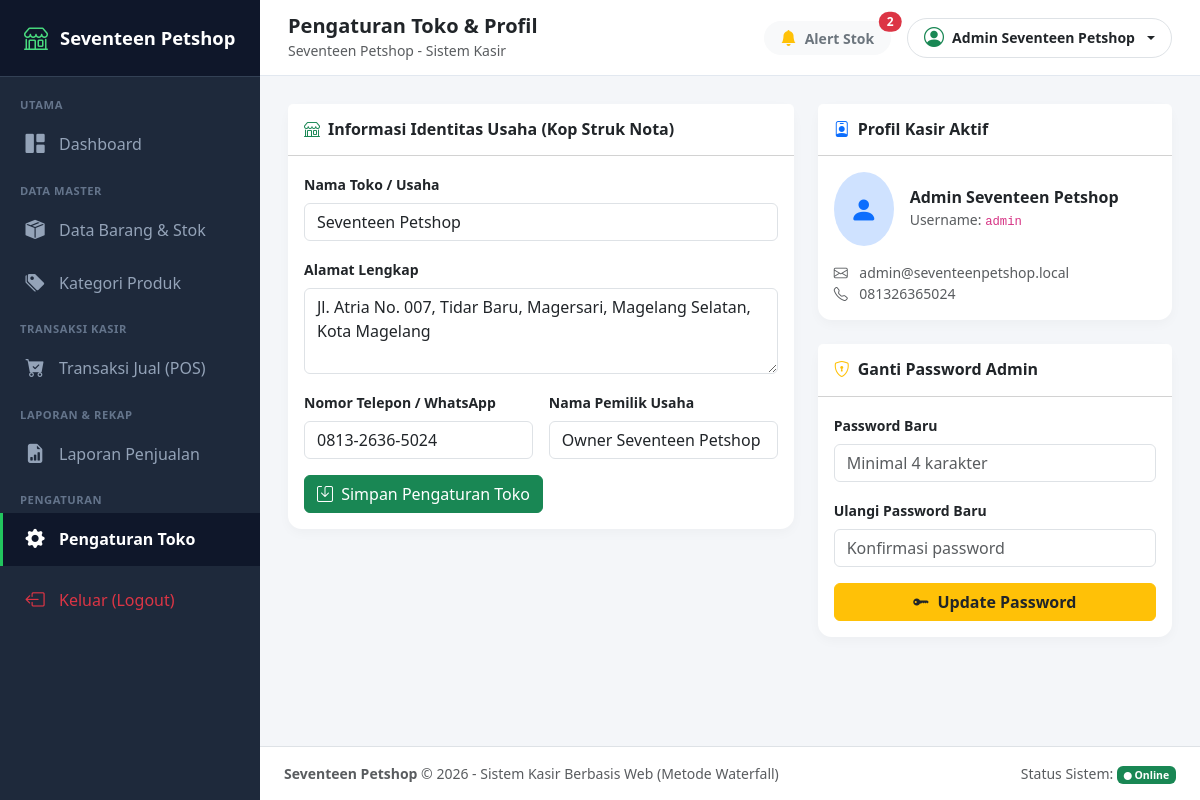
The page /module/toko/index.php (signed in) on the database its author committed.
### tables this page shows
CREATE TABLE `toko` (
  `id_toko` int(11) NOT NULL,
  `nama_toko` varchar(255) NOT NULL,
  `alamat_toko` text NOT NULL,
  `tlp` varchar(50) NOT NULL,
  `nama_pemilik` varchar(255) NOT NULL
);

CREATE TABLE `member` (
  `id_member` int(11) NOT NULL,
  `nm_member` varchar(255) NOT NULL,
  `alamat_member` text NOT NULL,
  `telepon` varchar(25) NOT NULL,
  `email` varchar(100) NOT NULL,
  `gambar` varchar(255) DEFAULT 'default.jpg',
  `NIK` varchar(50) NOT NULL
);

### module/toko/index.php (the view, shortened to what this page needs)
<?php
$pageTitle = 'Pengaturan Toko & Profil';
$activeMenu = 'toko';
require_once __DIR__ . '/../../includes/header.php';
$stmtMember = $pdo->prepare("SELECT * FROM member WHERE id_member = :id");
$stmtMember->execute(['id' => $_SESSION['admin_id_member'] ?? 1]);
$member = $stmtMember->fetch() ?: ['nm_member' => 'Admin Kasir', 'email' => 'admin@petshop.local'];
?>
<div class="row g-4">
    <div class="col-lg-7">
        <div class="card card-custom">
            <div class="card-header bg-white py-3">
                <h6 class="card-title mb-0 fw-bold text-dark"><i class="bi bi-shop text-success me-2"></i>Informasi Identitas Usaha (Kop Struk Nota)</h6>
            </div>
            <div class="card-body">
                <form action="" method="POST">
                    <div class="mb-3">
                        <label class="form-label small fw-semibold">Nama Toko / Usaha</label>
                        <input type="text" name="nama_toko" class="form-control" value="<?= htmlspecialchars($toko['nama_toko']) ?>" required>
                    </div>
                    <div class="mb-3">
                        <label class="form-label small fw-semibold">Alamat Lengkap</label>
                        <textarea name="alamat_toko" class="form-control" rows="3" required><?= htmlspecialchars($toko['alamat_toko']) ?></textarea>
                    </div>
                    <div class="row g-3 mb-3">
                        <div class="col-md-6">
                            <label class="form-label small fw-semibold">Nomor Telepon / WhatsApp</label>
                            <input type="text" name="tlp" class="form-control" value="<?= htmlspecialchars($toko['tlp']) ?>" required>
                        </div>
                        <div class="col-md-6">
                            <label class="form-label small fw-semibold">Nama Pemilik Usaha</label>
                            <input type="text" name="nama_pemilik" class="form-control" value="<?= htmlspecialchars($toko['nama_pemilik']) ?>" required>
                        </div>
                    </div>
                    <button type="submit" class="btn btn-success">
                        <i class="bi bi-save me-1"></i> Simpan Pengaturan Toko
                    </button>
                </form>
            </div>
        </div>
    </div>
    <div class="col-lg-5">
        <div class="card card-custom mb-4">
            <div class="card-header bg-white py-3">
                <h6 class="card-title mb-0 fw-bold text-dark"><i class="bi bi-person-badge text-primary me-2"></i>Profil Kasir Aktif</h6>
            </div>
            <div class="card-body">
                <div class="d-flex align-items-center gap-3 mb-3">
                    <div class="bg-primary-subtle text-primary p-3 rounded-circle fs-3">
                        <i class="bi bi-person-fill"></i>
                    </div>
                    <div>
                        <h6 class="fw-bold mb-0"><?= htmlspecialchars($member['nm_member']) ?></h6>
                        <span class="text-muted small">Username: <code><?= htmlspecialchars($_SESSION['admin_user'] ?? 'admin') ?></code></span>
                    </div>
                </div>
                <div class="small text-muted">
                    <div><i class="bi bi-envelope me-2"></i> <?= htmlspecialchars($member['email']) ?></div>
                    <div><i class="bi bi-telephone me-2"></i> <?= htmlspecialchars($member['telepon'] ?? '-') ?></div>
                </div>
            </div>
        </div>
        <div class="card card-custom">
            <div class="card-header bg-white py-3">
                <h6 class="card-title mb-0 fw-bold text-dark"><i class="bi bi-shield-lock text-warning me-2"></i>Ganti Password Admin</h6>
            </div>
            <div class="card-body">
                <form action="" method="POST">
                    <div class="mb-3">
                        <label class="form-label small fw-semibold">Password Baru</label>
                        <input type="password" name="pass_baru" class="form-control" placeholder="Minimal 4 karakter" required>
                    </div>
                    <div class="mb-3">
                        <label class="form-label small fw-semibold">Ulangi Password Baru</label>
                        <input type="password" name="konfirmasi_pass" class="form-control" placeholder="Konfirmasi password" required>
                    </div>
                    <button type="submit" class="btn btn-warning text-dark fw-bold w-100">
                        <i class="bi bi-key-fill me-1"></i> Update Password
                    </button>
                </form>
            </div>
        </div>
    </div>
</div>
<?php require_once __DIR__ . '/../../includes/footer.php'; ?>

### includes/header.php (shortened to what this page needs)
<?php
require_once __DIR__ . '/../config/config.php';
$stmtToko = $pdo->query("SELECT * FROM toko LIMIT 1");
$toko = $stmtToko->fetch() ?: ['nama_toko' => 'Seventeen Petshop'];
$countAlertStok = $pdo->query("SELECT COUNT(*) FROM barang WHERE stok <= stok_minimum")->fetchColumn();
$pageTitle = $pageTitle ?? 'Dashboard Kasir';
$activeMenu = $activeMenu ?? 'dashboard';
?>
<!DOCTYPE html>
<html lang="id">
<head>
    <link href="<?= BASE_URL ?>assets/css/bootstrap.min.css" rel="stylesheet">
    <link href="<?= BASE_URL ?>assets/css/bootstrap-icons.min.css" rel="stylesheet">
</head>
<body>
    <div class="d-flex">
        <?php include_once __DIR__ . '/sidebar.php'; ?>
        <div id="main-content" class="w-100">
            <header class="topbar d-flex justify-content-between align-items-center">
                <div class="d-flex align-items-center gap-3">
                    <div class="page-header">
                        <h5 class="mb-0 fw-bold text-dark"><?= htmlspecialchars($pageTitle) ?></h5>
                        <small class="text-muted d-none d-sm-inline"><?= htmlspecialchars($toko['nama_toko']) ?> - Sistem Kasir</small>
                    </div>
                </div>
                <div class="d-flex align-items-center gap-3">
                    <a href="<?= BASE_URL ?>module/barang/index.php?filter=menipis" class="btn btn-light position-relative rounded-pill px-3 py-1 text-secondary" title="Peringatan Stok Menipis">
                        <i class="bi bi-bell-fill text-warning"></i>
                        <span class="ms-1 small fw-bold">Alert Stok</span>
                        <?php if ($countAlertStok > 0): ?>
                            <span class="position-absolute top-0 start-100 translate-middle badge rounded-pill bg-danger">
                                <?= $countAlertStok ?>
                            </span>
                        <?php endif; ?>
                    </a>
                    <div class="dropdown">
                        <button class="btn btn-outline-light text-dark dropdown-toggle d-flex align-items-center gap-2 border py-1 px-3 rounded-pill" type="button" data-bs-toggle="dropdown">
                            <i class="bi bi-person-circle fs-5 text-success"></i>
                            <span class="small fw-semibold"><?= htmlspecialchars($_SESSION['admin_name'] ?? 'Kasir') ?></span>
                        </button>
                    </div>
                </div>
            </header>
            <main class="content-body">

### includes/sidebar.php
<aside id="sidebar">
    <a href="<?= BASE_URL ?>dashboard.php" class="brand-logo">
        <i class="bi bi-shop"></i>
        <span><?= htmlspecialchars($toko['nama_toko']) ?></span>
    </a>
    <div class="py-2">
        <div class="nav-section">Utama</div>
        <a href="<?= BASE_URL ?>dashboard.php" class="nav-link <?= ($activeMenu === 'dashboard') ? 'active' : '' ?>">
            <i class="bi bi-grid-1x2-fill"></i>
            <span>Dashboard</span>
        </a>
        <div class="nav-section">Data Master</div>
        <a href="<?= BASE_URL ?>module/barang/index.php" class="nav-link <?= ($activeMenu === 'barang') ? 'active' : '' ?>">
            <i class="bi bi-box-seam-fill"></i>
            <span>Data Barang & Stok</span>
        </a>
        <a href="<?= BASE_URL ?>module/kategori/index.php" class="nav-link <?= ($activeMenu === 'kategori') ? 'active' : '' ?>">
            <i class="bi bi-tags-fill"></i>
            <span>Kategori Produk</span>
        </a>
        <div class="nav-section">Transaksi Kasir</div>
        <a href="<?= BASE_URL ?>module/transaksi/index.php" class="nav-link <?= ($activeMenu === 'transaksi') ? 'active' : '' ?>">
            <i class="bi bi-cart-check-fill"></i>
            <span>Transaksi Jual (POS)</span>
        </a>
        <div class="nav-section">Laporan & Rekap</div>
        <a href="<?= BASE_URL ?>module/laporan/index.php" class="nav-link <?= ($activeMenu === 'laporan') ? 'active' : '' ?>">
            <i class="bi bi-file-earmark-bar-graph-fill"></i>
            <span>Laporan Penjualan</span>
        </a>
        <div class="nav-section">Pengaturan</div>
        <a href="<?= BASE_URL ?>module/toko/index.php" class="nav-link <?= ($activeMenu === 'toko') ? 'active' : '' ?>">
            <i class="bi bi-gear-fill"></i>
            <span>Pengaturan Toko</span>
        </a>
        <a href="<?= BASE_URL ?>logout.php" class="nav-link text-danger mt-2" onclick="return confirm('Apakah Anda yakin ingin keluar dari sistem kasir?')">
            <i class="bi bi-box-arrow-left"></i>
            <span>Keluar (Logout)</span>
        </a>
    </div>
</aside>

### includes/footer.php (shortened to what this page needs)
            </main>
            <footer class="bg-white border-top py-3 px-4 text-center text-muted small mt-auto">
                <div class="d-flex justify-content-between align-items-center flex-wrap gap-2">
                    <div>
                        <strong><?= htmlspecialchars($toko['nama_toko']) ?></strong> &copy; <?= date('Y') ?> - Sistem Kasir Berbasis Web (Metode Waterfall)
                    </div>
                    <div>
                        <span>Status Sistem: <span class="badge bg-success"><i class="bi bi-circle-fill" style="font-size: 8px;"></i> Online</span></span>
                    </div>
                </div>
            </footer>
        </div>
    </div>
</body>
</html>

### includes/header.php (style rules this page uses)
:root { --pet-primary: #198754; --pet-secondary: #0d6efd; --pet-dark: #212529; --sidebar-width: 260px; }
body { font-family: 'Segoe UI', system-ui, -apple-system, sans-serif; background-color: #f4f6f9; min-height: 100vh; }
#sidebar { width: var(--sidebar-width); min-height: 100vh; background: #1e293b; color: #cbd5e1; position: fixed; top: 0; left: 0; z-index: 1000; transition: all 0.3s ease; }
#sidebar .brand-logo { padding: 1.25rem 1.5rem; background: #0f172a; color: #fff; display: flex; align-items: center; gap: 0.75rem; font-size: 1.15rem; font-weight: 700; text-decoration: none; border-bottom: 1px solid #334155; }
#sidebar .brand-logo i { color: #4ade80; font-size: 1.5rem; }
#sidebar .nav-section { padding: 0.75rem 1.25rem 0.25rem; font-size: 0.7rem; font-weight: 700; text-transform: uppercase; letter-spacing: 0.05em; color: #64748b; }
#sidebar .nav-link { color: #94a3b8; padding: 0.75rem 1.25rem; display: flex; align-items: center; gap: 0.75rem; font-weight: 500; transition: all 0.2s; border-left: 3px solid transparent; }
#sidebar .nav-link.active { color: #ffffff; background: #0f172a; border-left-color: #22c55e; font-weight: 600; }
#sidebar .nav-link i { font-size: 1.2rem; width: 24px; text-align: center; }
#main-content { margin-left: var(--sidebar-width); min-height: 100vh; display: flex; flex-direction: column; transition: all 0.3s ease; }
.topbar { background: #ffffff; border-bottom: 1px solid #e2e8f0; padding: 0.85rem 1.75rem; position: sticky; top: 0; z-index: 999; }
.content-body { padding: 1.75rem; flex: 1; }
.card-custom { border: none; border-radius: 0.85rem; box-shadow: 0 4px 12px rgba(0,0,0,0.03); background: #ffffff; }

### rows shown on the page
toko: nama_toko "Seventeen Petshop", alamat_toko "Jl. Atria No. 007, Tidar Baru, Magersari, Magelang Selatan, Kota Magelang", tlp "0813-2636-5024", nama_pemilik "Owner Seventeen Petshop"
member: nm_member "Admin Seventeen Petshop", email "admin@seventeenpetshop.local", telepon "081326365024"

### other values the page prints
$pageTitle "Pengaturan Toko & Profil"
$countAlertStok "2"
$_SESSION['admin_name'] "Admin Seventeen Petshop"
$_SESSION['admin_user'] "admin"
